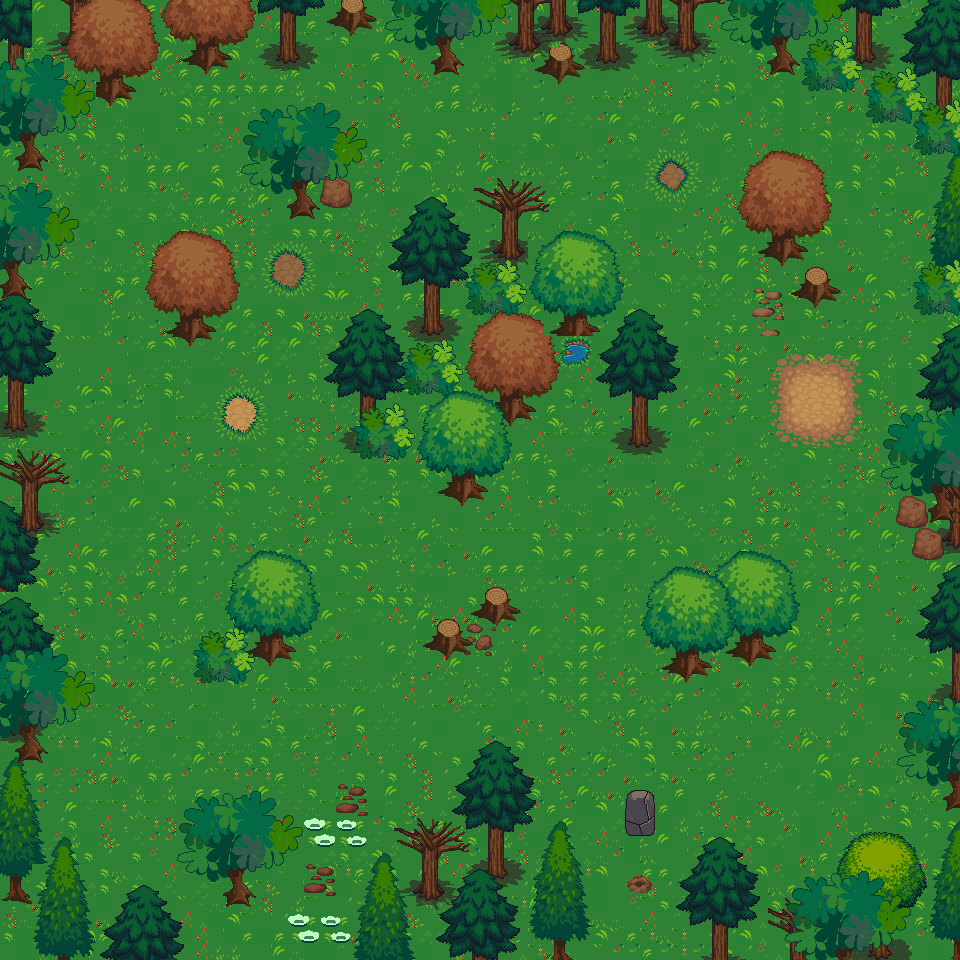

The image is a tile-based game level rendered from a .tmx file. Its description and source (layers, tilesets, objects; grid data summarised) follow:
An orthogonal 60x60 tile map with 16x16 px tiles, 3 tile layers (ground, top1, top2), 6 tilesets and 33 objects.

<map version="1.0" orientation="orthogonal" renderorder="right-down" width="60" height="60" tilewidth="16" tileheight="16" nextobjectid="230">
 <tileset firstgid="1" name="terrain_atlas" tilewidth="16" tileheight="16" tilecount="4096" columns="64">
  <image source="tilesets/terrain_atlas.png" width="1024" height="1024" />
 </tileset>
 <tileset firstgid="4097" name="base_out_atlas" tilewidth="16" tileheight="16" tilecount="4096" columns="64">
  <image source="tilesets/base_out_atlas.png" width="1024" height="1024" />
 </tileset>
 <tileset firstgid="8193" name="plant repack" tilewidth="16" tileheight="16" tilecount="676" columns="26">
  <image source="tilesets/plant repack.png" width="416" height="416" />
 </tileset>
 <tileset firstgid="8869" name="town" tilewidth="16" tileheight="16" tilecount="1024" columns="32">
  <image source="tilesets/town.png" width="512" height="512" />
 </tileset>
 <tileset firstgid="9893" name="build_atlas" tilewidth="16" tileheight="16" tilecount="4096" columns="64">
  <image source="tilesets/build_atlas.png" width="1024" height="1024" />
 </tileset>
 <tileset firstgid="13989" name="obj_misk_atlas" tilewidth="16" tileheight="16" tilecount="4096" columns="64">
  <image source="tilesets/obj_misk_atlas.png" width="1024" height="1024" />
 </tileset>
 <layer name="ground" width="60" height="60">
  <data>[3600 cells, 3600 non-empty, 81 distinct tile ids]</data>
 </layer>
 <layer name="top1" width="60" height="60">
  <data>[3600 cells, 1242 non-empty, 374 distinct tile ids]</data>
 </layer>
 <layer name="top2" width="60" height="60">
  <data>[3600 cells, 920 non-empty, 252 distinct tile ids]</data>
 </layer>
 <objectgroup name="barrieren">
  <object id="187" x="352" y="960">
   <polyline points="0,0 32,-112 80,-144 96,-144 144,-224 192,-160 208,-128 240,-64 239,-1" />
  </object>
  <object id="188" x="704" y="960">
   <polyline points="0,0 -16,-64 16,-128 64,-80 128,-80 160,-128 240,-128 240,-160 192,-208 208,-256 240,-272 224,-336 240,-400 176,-480 176,-512 208,-560 240,-624 208,-672 224,-720 240,-800 96,-880 32,-912 -96,-896 -144,-880 -192,-912 -256,-880" />
  </object>
  <object id="190" x="448" y="80">
   <polyline points="0,0 -48,-48 -128,-48 -160,-16 -192,-32 -240,-16 -288,-16 -336,16 -400,64 -400,112 -384,144 -384,160 -416,192 -416,224 -400,272 -416,304 -416,368 -384,400 -416,416 -416,512 -416,528 -352,608 -400,656 -416,688 -400,768 -368,768 -352,848 -304,800 -272,832 -272,880" />
  </object>
  <object id="193" x="432" y="624" width="32" height="32">
   <ellipse />
  </object>
  <object id="194" x="480" y="592" width="32" height="32">
   <ellipse />
  </object>
  <object id="198" x="224" y="560" width="96" height="96">
   <ellipse />
  </object>
  <object id="199" x="192" y="624" width="64" height="64">
   <ellipse />
  </object>
  <object id="200" x="192" y="800" width="96" height="96">
   <ellipse />
  </object>
  <object id="202" x="144" y="240" width="96" height="96">
   <ellipse />
  </object>
  <object id="203" x="256" y="112" width="96" height="96">
   <ellipse />
  </object>
  <object id="207" x="736" y="160" width="96" height="96">
   <ellipse />
  </object>
  <object id="208" x="800" y="272" width="32" height="32">
   <ellipse />
  </object>
  <object id="209" x="640" y="576" width="96" height="96">
   <ellipse />
  </object>
  <object id="210" x="704" y="560" width="96" height="96">
   <ellipse />
  </object>
  <object id="211" x="464" y="496">
   <polyline points="0,0 -112,-48 -128,-144 -96,-192 -48,-192 -64,-256 -32,-304 16,-256 32,-304 64,-304 112,-256" />
  </object>
  <object id="212" x="528" y="240" width="96" height="96">
   <ellipse />
  </object>
  <object id="213" x="624" y="304">
   <polyline points="0,0 48,48 48,80 32,96 16,144 -16,80 -32,48 -96,96 -112,128 -128,160 -160,192" />
  </object>
  <object id="228" x="624" y="784" width="32" height="48">
   <ellipse />
  </object>
 </objectgroup>
 <objectgroup name="schatztruhen">
  <object id="115" x="576" y="368" width="16" height="16">
   <properties>
    <property name="Inhalt" value="schuhe1" />
    <property name="typ" value="1" />
   </properties>
  </object>
  <object id="225" x="464" y="640" width="16" height="16">
   <properties>
    <property name="Inhalt" value="Nahrung2" />
    <property name="typ" value="2" />
   </properties>
  </object>
 </objectgroup>
 <objectgroup name="enemyHumanoid">
  <object id="217" x="832" y="688" width="16" height="16">
   <properties>
    <property name="typ" value="raider-1" />
   </properties>
  </object>
  <object id="218" x="752" y="384" width="16" height="16">
   <properties>
    <property name="typ" value="raider-2" />
   </properties>
  </object>
  <object id="219" x="592" y="128" width="16" height="16">
   <properties>
    <property name="typ" value="raider-1" />
   </properties>
  </object>
  <object id="220" x="96" y="544" width="16" height="16">
   <properties>
    <property name="typ" value="raider-1" />
   </properties>
  </object>
  <object id="221" x="80" y="144" width="16" height="16">
   <properties>
    <property name="typ" value="raider-1" />
   </properties>
  </object>
  <object id="222" x="78" y="192" width="16" height="16">
   <properties>
    <property name="typ" value="raider-1" />
   </properties>
  </object>
  <object id="223" x="144" y="480" width="16" height="16">
   <properties>
    <property name="typ" value="raider-2" />
   </properties>
  </object>
  <object id="224" x="432" y="528" width="16" height="16">
   <properties>
    <property name="typ" value="raider-1" />
   </properties>
  </object>
 </objectgroup>
 <objectgroup name="areaborder">
  <object id="215" x="176" y="960">
   <properties>
    <property name="ausgang" value="sued" />
    <property name="nextMap" value="9" />
   </properties>
   <polyline points="0,0 176,0" />
  </object>
  <object id="216" x="592" y="960">
   <properties>
    <property name="ausgang" value="ost" />
    <property name="nextMap" value="7" />
   </properties>
   <polyline points="0,0 112,0" />
  </object>
  <object id="227" x="592" y="848">
   <properties>
    <property name="dialog" value="18" />
    <property name="nachbedfalse" value="6" />
    <property name="nachbedtrue" value="7" />
    <property name="vorbed" value="6" />
   </properties>
   <polyline points="-35,9 141,9" />
  </object>
 </objectgroup>
 <objectgroup name="startpunkt">
  <object id="136" x="256" y="928" width="16" height="16">
   <properties>
    <property name="start" value="sued" />
   </properties>
  </object>
  <object id="214" x="640" y="928" width="16" height="16">
   <properties>
    <property name="start" value="ost" />
   </properties>
  </object>
 </objectgroup>
</map>
